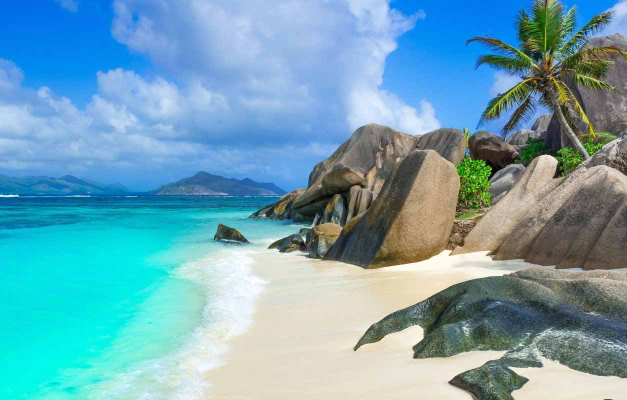
#> input picture Convolution and Histogram/Histogram/plage.jpg, 1254 x 800 px (shown at 1/2 size)
$ python histogram.py
#> lines starting #> are read from the running program, lines starting #| are printed output that depends on the picture
import numpy as np
import cv2
import matplotlib.pyplot as plt

def calculate_histogram(image_path):

#> called with image_path = 'plage.jpg'
    image = cv2.imread(image_path)
#> image is the input picture: shape (800, 1254, 3); mean B, G, R 180.9, 164.5, 112.3

    grayscale_image = cv2.cvtColor(image, cv2.COLOR_BGR2GRAY)
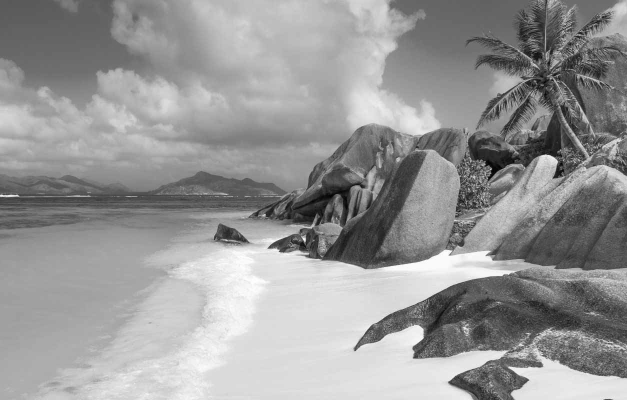
#> grayscale_image: shape (800, 1254) (shown at 1/2 size); min 0, max 255, mean 150.7

    histogram = np.zeros(256)

    # [5 lines of commented-out code are left out]

    image_flattened = grayscale_image.flatten()

    for pixel in image_flattened:
        histogram[int(pixel)] += 1
#> this loop made 1003200 passes
#> pixel on passes 1 to 3: 90, 90, 90
#> after the loop, histogram = 256 values, max 27786 at index 220, min 1 at index 255, mean 3918.8

    return histogram


image_path = 'plage.jpg'

histogram = calculate_histogram(image_path)


plt.figure(figsize=(10, 5))
plt.plot(histogram, color='r')
plt.title('Histogram using plt.plot()')
plt.xlabel('Pixel Value')
plt.ylabel('Frequency')
plt.show()
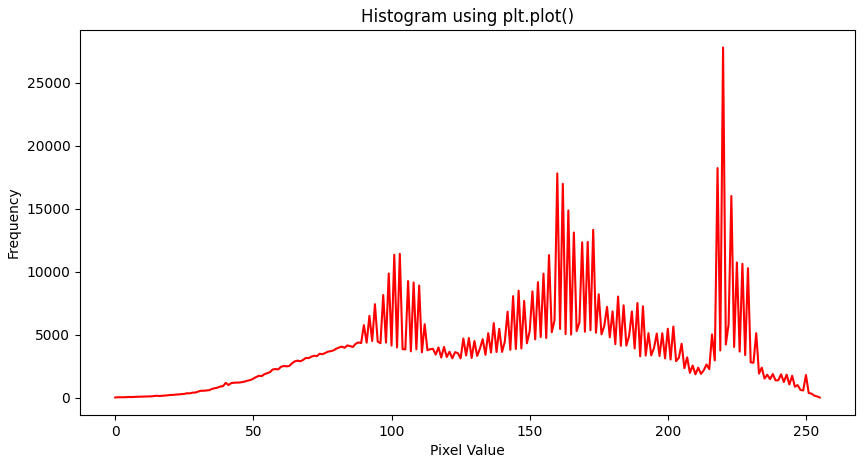
#> figure drawn by matplotlib, 1 panel; curve peaks at x = 220, y = 27786


plt.figure(figsize=(10, 5))
plt.hist(range(256), weights=histogram, bins=256, color='b')
plt.title('Histogram using plt.hist()')
plt.xlabel('Pixel Value')
plt.ylabel('Frequency')
plt.xticks(np.arange(0, 257, step=50))
plt.yticks(np.arange(0, max(histogram)+1, step=5000))
plt.show()
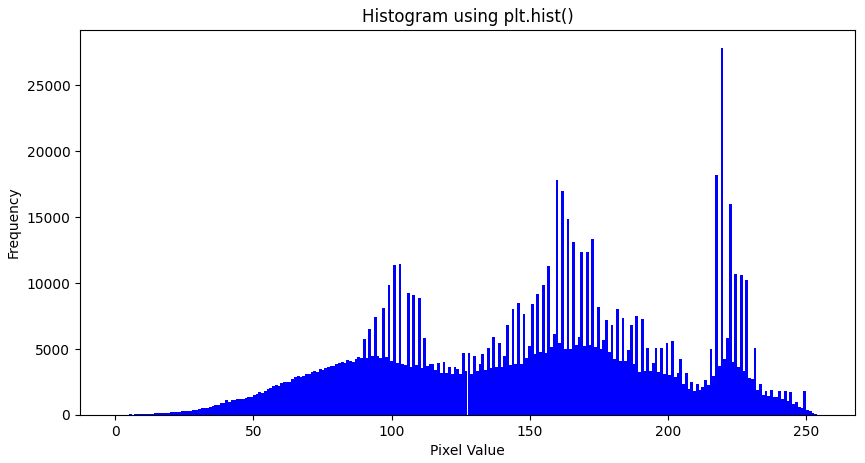
#> figure drawn by matplotlib, 1 panel; tallest bar 27786 high, from x = 219.1 to 220.1


plt.figure(figsize=(10, 5))
plt.bar(range(256), histogram, color='g')
plt.title('Histogram using plt.bar()')
plt.xlabel('Pixel Value')
plt.ylabel('Frequency')
plt.show()
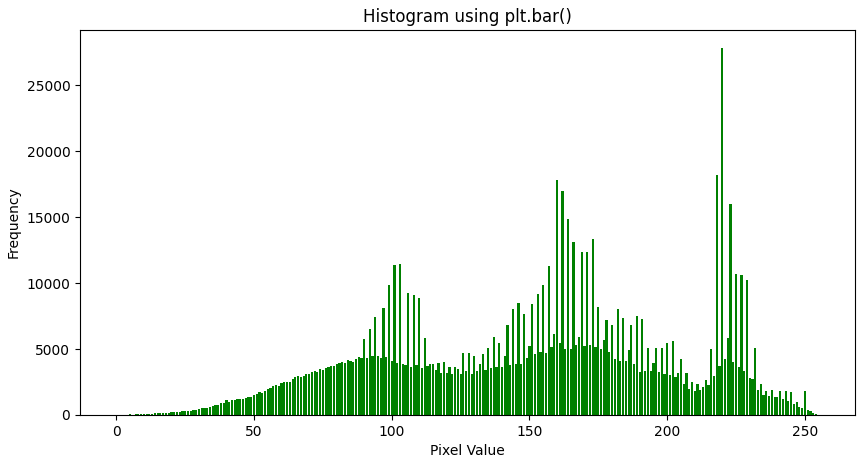
#> figure drawn by matplotlib, 1 panel; tallest bar 27786 high, from x = 219.6 to 220.4
